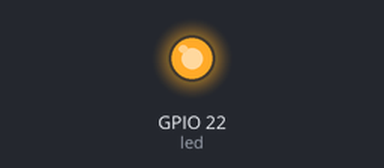
This program was run on a simulated ESP32 board running MicroPython. Shown: output pins drawn as LEDs (lit = HIGH).

Above: at 1.3 s.
At 4.3 s:
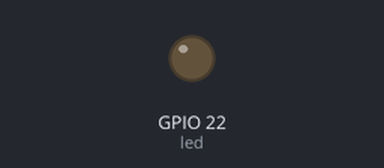
Timing chart, 0 to 7.3 s (numbered marks = the images above):
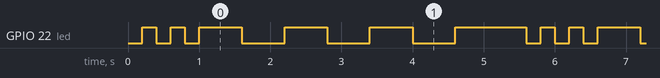

The program:

03_04_sos_for.py
```python
from machine import Pin, Signal
from time import sleep

led = Signal(22, Pin.OUT, invert=True)

while True:
    # This loop does 3 dots (S)
    for x in range(1, 4):
        led.on()
        sleep(0.2)
        led.off()
        sleep(0.2)
    sleep(0.4) # Gap between S and O
    # This loop does 3 dashes (O)
    for x in range(1, 4):
        led.on()
        sleep(0.6)
        led.off()
        sleep(0.6)
    sleep(0.4) # Gap between O and S
```

Measured:
- by itself, GPIO 22 (led): repeats every 5.6 s: LOW 0.20 s, HIGH 0.20 s, LOW 0.20 s, 3 × (HIGH 0.60 s, LOW 0.60 s), HIGH 1.0 s, LOW 0.20 s, HIGH 0.20 s
- by itself, everything shown: repeats every 5.6 s, in 12 steps
